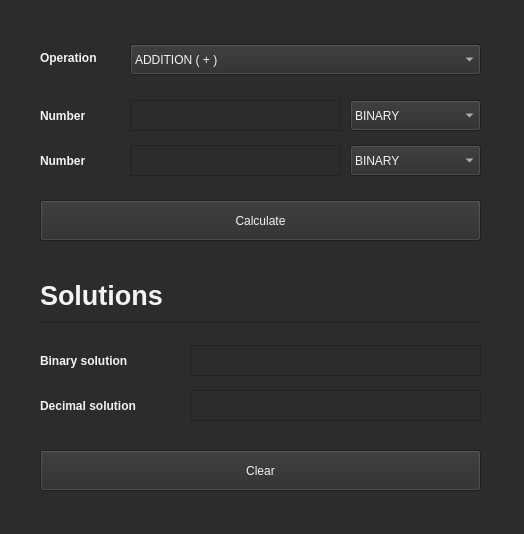
<?xml version="1.0" encoding="UTF-8"?>
<ui version="4.0">
 <class>MainWindow</class>
 <widget class="QMainWindow" name="MainWindow">
  <property name="windowModality">
   <enum>Qt::NonModal</enum>
  </property>
  <property name="enabled">
   <bool>true</bool>
  </property>
  <property name="geometry">
   <rect>
    <x>0</x>
    <y>0</y>
    <width>524</width>
    <height>534</height>
   </rect>
  </property>
  <property name="windowTitle">
   <string>Binary Calculator</string>
  </property>
  <property name="windowIcon">
   <iconset>
    <normaloff>../images/calculator.png</normaloff>../images/calculator.png</iconset>
  </property>
  <property name="layoutDirection">
   <enum>Qt::LeftToRight</enum>
  </property>
  <property name="autoFillBackground">
   <bool>false</bool>
  </property>
  <property name="styleSheet">
   <string notr="true">background-color: rgba(44, 44, 44, 255);</string>
  </property>
  <property name="tabShape">
   <enum>QTabWidget::Rounded</enum>
  </property>
  <widget class="QWidget" name="centralwidget">
   <widget class="QLabel" name="operationLabel">
    <property name="geometry">
     <rect>
      <x>40</x>
      <y>50</y>
      <width>91</width>
      <height>16</height>
     </rect>
    </property>
    <property name="font">
     <font>
      <bold>true</bold>
     </font>
    </property>
    <property name="styleSheet">
     <string notr="true">color: rgb(0, 0, 0);
color: rgb(243, 243, 243);</string>
    </property>
    <property name="text">
     <string>Operation</string>
    </property>
   </widget>
   <widget class="QComboBox" name="operationComboBox">
    <property name="enabled">
     <bool>true</bool>
    </property>
    <property name="geometry">
     <rect>
      <x>130</x>
      <y>44</y>
      <width>351</width>
      <height>31</height>
     </rect>
    </property>
    <property name="cursor">
     <cursorShape>PointingHandCursor</cursorShape>
    </property>
    <property name="styleSheet">
     <string notr="true">color: rgb(243, 243, 243);</string>
    </property>
    <item>
     <property name="text">
      <string>ADDITION ( + )</string>
     </property>
    </item>
    <item>
     <property name="text">
      <string>SUBTRACTION ( - )</string>
     </property>
    </item>
    <item>
     <property name="text">
      <string>DIVISION ( / )</string>
     </property>
    </item>
    <item>
     <property name="text">
      <string>MULTIPLICATION ( * )</string>
     </property>
    </item>
    <item>
     <property name="text">
      <string>OR ( | )</string>
     </property>
    </item>
    <item>
     <property name="text">
      <string>AND ( &amp; )</string>
     </property>
    </item>
    <item>
     <property name="text">
      <string>XOR ( ^ )</string>
     </property>
    </item>
    <item>
     <property name="text">
      <string>NOT ( ~ )</string>
     </property>
    </item>
   </widget>
   <widget class="QLabel" name="number1Label">
    <property name="geometry">
     <rect>
      <x>40</x>
      <y>105</y>
      <width>91</width>
      <height>21</height>
     </rect>
    </property>
    <property name="font">
     <font>
      <bold>true</bold>
     </font>
    </property>
    <property name="styleSheet">
     <string notr="true">color: rgb(0, 0, 0);
color: rgb(243, 243, 243);</string>
    </property>
    <property name="text">
     <string>Number</string>
    </property>
   </widget>
   <widget class="QTextEdit" name="number1TextEdit">
    <property name="enabled">
     <bool>true</bool>
    </property>
    <property name="geometry">
     <rect>
      <x>130</x>
      <y>100</y>
      <width>211</width>
      <height>31</height>
     </rect>
    </property>
    <property name="cursor" stdset="0">
     <cursorShape>IBeamCursor</cursorShape>
    </property>
    <property name="styleSheet">
     <string notr="true">color: rgb(243, 243, 243);</string>
    </property>
   </widget>
   <widget class="QComboBox" name="number1ComboBox">
    <property name="enabled">
     <bool>true</bool>
    </property>
    <property name="geometry">
     <rect>
      <x>350</x>
      <y>100</y>
      <width>131</width>
      <height>31</height>
     </rect>
    </property>
    <property name="cursor">
     <cursorShape>PointingHandCursor</cursorShape>
    </property>
    <property name="styleSheet">
     <string notr="true">color: rgb(243, 243, 243);</string>
    </property>
    <item>
     <property name="text">
      <string>BINARY</string>
     </property>
    </item>
    <item>
     <property name="text">
      <string>DECIMAL</string>
     </property>
    </item>
   </widget>
   <widget class="QComboBox" name="number2ComboBox">
    <property name="enabled">
     <bool>true</bool>
    </property>
    <property name="geometry">
     <rect>
      <x>350</x>
      <y>145</y>
      <width>131</width>
      <height>31</height>
     </rect>
    </property>
    <property name="cursor">
     <cursorShape>PointingHandCursor</cursorShape>
    </property>
    <property name="styleSheet">
     <string notr="true">color: rgb(243, 243, 243);</string>
    </property>
    <item>
     <property name="text">
      <string>BINARY</string>
     </property>
    </item>
    <item>
     <property name="text">
      <string>DECIMAL</string>
     </property>
    </item>
   </widget>
   <widget class="QTextEdit" name="number2TextEdit">
    <property name="enabled">
     <bool>true</bool>
    </property>
    <property name="geometry">
     <rect>
      <x>130</x>
      <y>145</y>
      <width>211</width>
      <height>31</height>
     </rect>
    </property>
    <property name="cursor" stdset="0">
     <cursorShape>IBeamCursor</cursorShape>
    </property>
    <property name="styleSheet">
     <string notr="true">color: rgb(243, 243, 243);</string>
    </property>
   </widget>
   <widget class="QLabel" name="number2Label">
    <property name="geometry">
     <rect>
      <x>40</x>
      <y>150</y>
      <width>81</width>
      <height>21</height>
     </rect>
    </property>
    <property name="font">
     <font>
      <bold>true</bold>
     </font>
    </property>
    <property name="styleSheet">
     <string notr="true">color: rgb(0, 0, 0);
color: rgb(243, 243, 243);</string>
    </property>
    <property name="text">
     <string>Number</string>
    </property>
   </widget>
   <widget class="Line" name="line">
    <property name="geometry">
     <rect>
      <x>40</x>
      <y>315</y>
      <width>441</width>
      <height>16</height>
     </rect>
    </property>
    <property name="styleSheet">
     <string notr="true">color: rgb(243, 243, 243);
border-color: rgb(243, 243, 243);</string>
    </property>
    <property name="orientation">
     <enum>Qt::Horizontal</enum>
    </property>
   </widget>
   <widget class="QPushButton" name="cleanPushButton">
    <property name="geometry">
     <rect>
      <x>40</x>
      <y>450</y>
      <width>441</width>
      <height>41</height>
     </rect>
    </property>
    <property name="cursor">
     <cursorShape>PointingHandCursor</cursorShape>
    </property>
    <property name="styleSheet">
     <string notr="true">color: rgb(243, 243, 243);</string>
    </property>
    <property name="text">
     <string>Clear</string>
    </property>
   </widget>
   <widget class="QLabel" name="operationLabel_2">
    <property name="geometry">
     <rect>
      <x>40</x>
      <y>280</y>
      <width>441</width>
      <height>31</height>
     </rect>
    </property>
    <property name="font">
     <font>
      <pointsize>20</pointsize>
      <bold>true</bold>
     </font>
    </property>
    <property name="layoutDirection">
     <enum>Qt::LeftToRight</enum>
    </property>
    <property name="styleSheet">
     <string notr="true">color: rgb(0, 0, 0);
color: rgb(243, 243, 243);</string>
    </property>
    <property name="text">
     <string>Solutions</string>
    </property>
   </widget>
   <widget class="QLabel" name="binarySolutionLabel">
    <property name="geometry">
     <rect>
      <x>40</x>
      <y>350</y>
      <width>131</width>
      <height>21</height>
     </rect>
    </property>
    <property name="font">
     <font>
      <bold>true</bold>
     </font>
    </property>
    <property name="styleSheet">
     <string notr="true">color: rgb(0, 0, 0);
color: rgb(243, 243, 243);</string>
    </property>
    <property name="text">
     <string>Binary solution</string>
    </property>
   </widget>
   <widget class="QTextEdit" name="binarySolutionTextEdit">
    <property name="enabled">
     <bool>false</bool>
    </property>
    <property name="geometry">
     <rect>
      <x>190</x>
      <y>345</y>
      <width>291</width>
      <height>31</height>
     </rect>
    </property>
    <property name="cursor" stdset="0">
     <cursorShape>IBeamCursor</cursorShape>
    </property>
    <property name="styleSheet">
     <string notr="true">border-color: rgb(243, 243, 243);
color: rgb(243, 243, 243);</string>
    </property>
   </widget>
   <widget class="QLabel" name="decimalSolutionLabel">
    <property name="geometry">
     <rect>
      <x>40</x>
      <y>395</y>
      <width>131</width>
      <height>21</height>
     </rect>
    </property>
    <property name="font">
     <font>
      <bold>true</bold>
     </font>
    </property>
    <property name="styleSheet">
     <string notr="true">color: rgb(0, 0, 0);
color: rgb(243, 243, 243);</string>
    </property>
    <property name="text">
     <string>Decimal solution</string>
    </property>
   </widget>
   <widget class="QTextEdit" name="decimalSolutionTextEdit">
    <property name="enabled">
     <bool>false</bool>
    </property>
    <property name="geometry">
     <rect>
      <x>190</x>
      <y>390</y>
      <width>291</width>
      <height>31</height>
     </rect>
    </property>
    <property name="cursor" stdset="0">
     <cursorShape>IBeamCursor</cursorShape>
    </property>
    <property name="styleSheet">
     <string notr="true">color: rgb(243, 243, 243);
selection-color: rgb(243, 243, 243);
selection-background-color: rgb(243, 243, 243);</string>
    </property>
   </widget>
   <widget class="QPushButton" name="calculatePushButton">
    <property name="geometry">
     <rect>
      <x>40</x>
      <y>200</y>
      <width>441</width>
      <height>41</height>
     </rect>
    </property>
    <property name="cursor">
     <cursorShape>PointingHandCursor</cursorShape>
    </property>
    <property name="styleSheet">
     <string notr="true">color: rgb(243, 243, 243);</string>
    </property>
    <property name="text">
     <string>Calculate</string>
    </property>
   </widget>
  </widget>
  <widget class="QMenuBar" name="menubar">
   <property name="geometry">
    <rect>
     <x>0</x>
     <y>0</y>
     <width>524</width>
     <height>22</height>
    </rect>
   </property>
  </widget>
  <widget class="QStatusBar" name="statusbar"/>
 </widget>
 <resources/>
 <connections/>
</ui>
